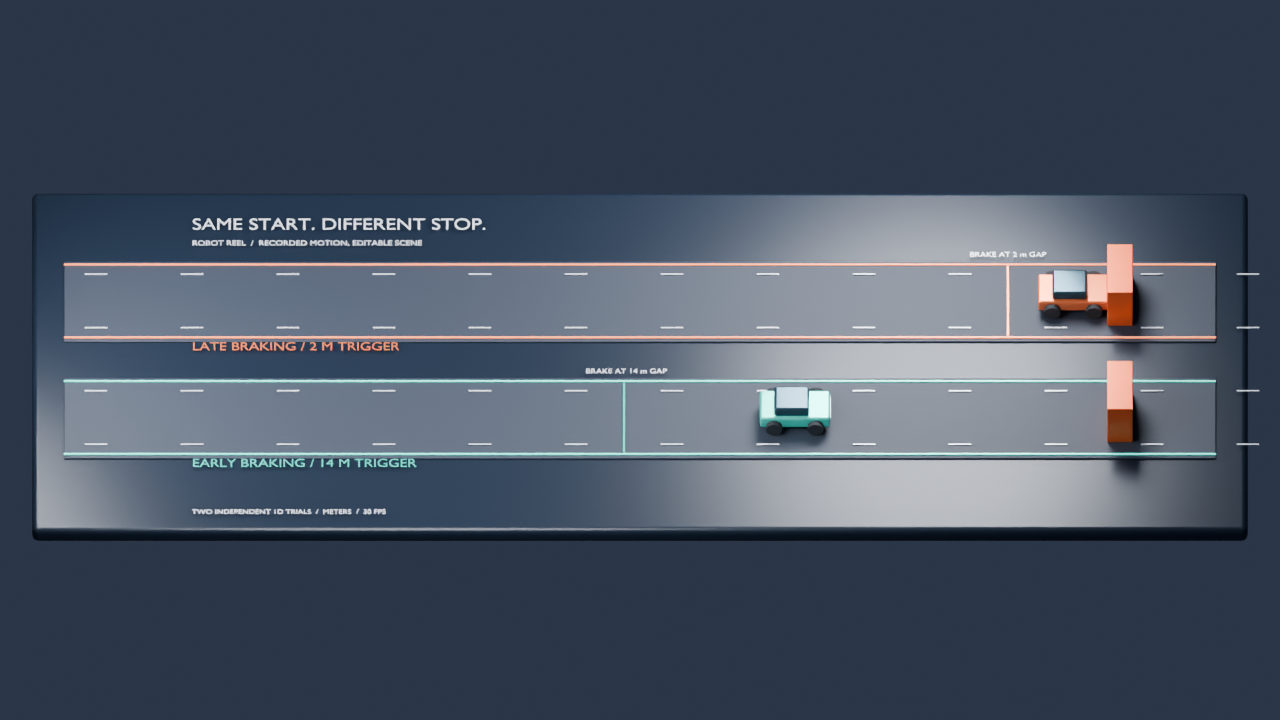
#> input picture docs/blender/poster.png, 1280 x 720 px, found by its file name
$ python build_huggingface_thumbnail.py
#> lines starting #> are read from the running program, lines starting #| are printed output that depends on the picture
### robot_reel/pages.py
"""Keep each published page's inline script identical to the template it came from.

The exported replays are single self-contained HTML files, so every published page
under `docs/` carries a verbatim copy of its template's inline script. A change to
a template therefore only reaches the published site when the pages are rebuilt,
and a rebuild needs the original capture bundles with their videos. This module
compares the two directly, and can copy a template's script into the pages that
were built from it, refreshing local offline archives and dependent manifests.

    python -m robot_reel.pages           # report drift
    python -m robot_reel.pages --write   # copy templates into the published pages

The landing page is copied in full. Microduck's single-payload template also
updates markup and styles while preserving its embedded recording verbatim.
Other recorded replays synchronize only scripts; markup still needs a rebuild.
"""
import argparse
import copy
import hashlib
import json
from pathlib import Path
import shutil
import tempfile
import zipfile

ROOT = Path(__file__).resolve().parents[1]

# Every docs/**/index.html must appear here; check() fails on an unlisted page so
# a new published page cannot quietly escape the comparison.
PAGES = {
    "docs/index.html": "scripts/landing.html",
    "docs/studio/index.html": "robot_reel/replay.html",
    "docs/microduck/index.html": "robot_reel/replay.html",
    "docs/microduck-lab/index.html": "scripts/microduck_lab.html",
    "docs/braking/index.html": "robot_reel/replay.html",
    "docs/compare/microduck/index.html": "robot_reel/comparison.html",
    "docs/compare/braking/index.html": "robot_reel/comparison.html",
    "docs/vla/index.html": "robot_reel/vla.html",
    "docs/director/index.html": "robot_reel/director.html",
    "docs/newton/index.html": "robot_reel/newton.html",
    "docs/chaos/index.html": "robot_reel/chaos.html",
    "docs/cloth/index.html": "robot_reel/cloth.html",
    "docs/solver-lab/index.html": "robot_reel/solver_lab.html",
    "docs/factory-twin/index.html": "robot_reel/factory_twin.html",
    "docs/scene-lab/index.html": "robot_reel/scene_lab.html",
    "docs/libero-plus/index.html": "robot_reel/libero_plus.html",
    "docs/stress/index.html": "robot_reel/stress.html",
    "docs/lerobot/index.html": "robot_reel/lerobot.html",
    "docs/blender/index.html": "scripts/blender_demo.html",
    "docs/remix/index.html": "scripts/remix_demo.html",
    "docs/model-review/index.html": "scripts/model_review.html",
}
OPEN, CLOSE = "<script>\n", "</script>"
STATIC_PAGES = {"docs/index.html", "docs/scene-lab/index.html", "docs/libero-plus/index.html"}
PAYLOAD_PAGES = {
    "docs/solver-lab/index.html": ('<script id="lab-data" type="application/json">', "__LAB_DATA__"),
    "docs/factory-twin/index.html": ('<script id="lab-data" type="application/json">', "__LAB_DATA__"),
    "docs/microduck-lab/index.html": ('<script id="lab-data" type="application/json">', "__LAB_DATA__"),
    "docs/model-review/index.html": ('<script id="lab-data" type="application/json">', "__LAB_DATA__"),
}


# [49 lines left out: functions recorded_template, inline_script, published, check, not called in this run]


HASH_KEYS = ("sha256", "files", "inputs")


def digest(path):
    return hashlib.sha256(path.read_bytes()).hexdigest()


# [135 lines left out: functions refresh_archives, refresh_hashes, sync, main, not called in this run]


# [2 lines that do not run on import are left out]

### scripts/build_huggingface_thumbnail.py
"""Compose the Space preview from four actual lab captures; retain their hashes."""
import json
from pathlib import Path
import sys

ROOT = Path(__file__).resolve().parents[1]
sys.path.insert(0, str(ROOT))
from robot_reel.pages import digest


def main():
    from PIL import Image, ImageDraw, ImageFont, ImageOps
    entries = (
        ("microduck-lab", "MICRODUCK MOTION", "14 joints / recorded targets + response"),
        ("stress", "SMOLVLA STRESS", "30 trials / every outcome retained"),
        ("cloth", "GPU CLOTH", "42,471 vertex samples / OpenUSD"),
        ("chaos", "BUTTERFLY LAB", "12 Newton worlds / original poses"),
    )
    image = Image.new("RGB", (1280, 840), "#09151d")
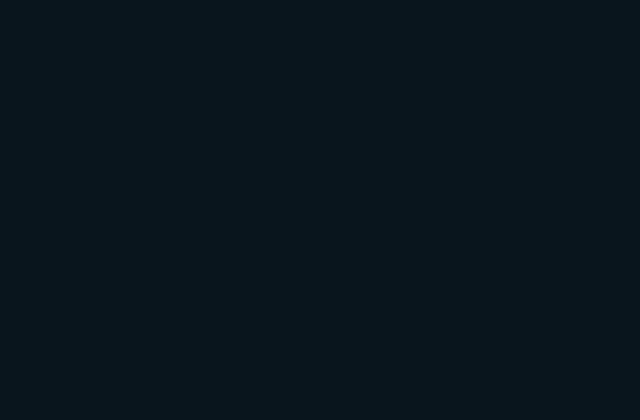
#> image: PIL image 1280x840 RGB (shown at 1/2 size); mean R, G, B 9, 21, 29
    draw = ImageDraw.Draw(image)
    font = "/usr/share/fonts/truetype/dejavu/DejaVuSans.ttf"
    bold = "/usr/share/fonts/truetype/dejavu/DejaVuSans-Bold.ttf"
    draw.text((30, 20), "ROBOT REEL", font=ImageFont.truetype(bold, 35), fill="#edf4ef")
    draw.text((31, 69), "Four Physical AI labs. Keep the evidence behind the motion.",
              font=ImageFont.truetype(font, 20), fill="#a9bdc8")
    sources = {}
    for i, (lab, title, caption) in enumerate(entries):
        source = ROOT/"docs"/lab/"poster.png"
        sources[source.relative_to(ROOT).as_posix()] = digest(source)
        x, y = 30+(i % 2)*630, 120+(i//2)*345
        panel = ImageOps.contain(Image.open(source).convert("RGB"), (590, 252), Image.Resampling.LANCZOS)
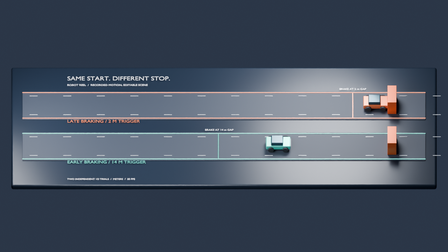
#> panel: PIL image 448x252 RGB; mean R, G, B 72.4, 82.9, 98
        draw.rounded_rectangle((x, y, x+590, y+319), radius=10, fill="#10242b", outline="#34515a")
        image.paste(panel, (x+(590-panel.width)//2, y+(252-panel.height)//2))
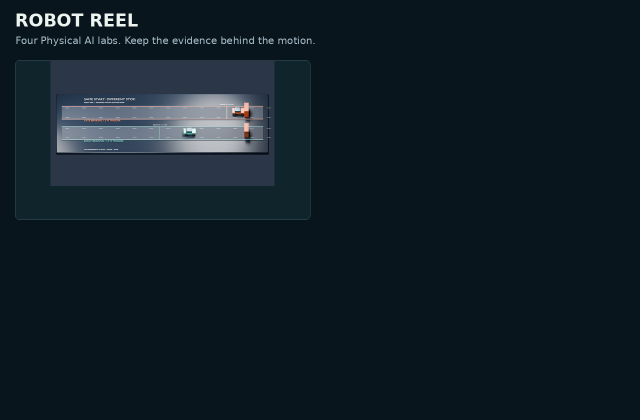
#> image: PIL image 1280x840 RGB (shown at 1/2 size); mean R, G, B 17.2, 29.7, 38.3
        draw.text((x+13, y+263), title, font=ImageFont.truetype(bold, 17), fill="#79dfc3")
        draw.text((x+13, y+289), caption, font=ImageFont.truetype(font, 14), fill="#a9bdc8")
    draw.text((30, 814), "Recorded simulation / simplified schematic / upstream media terms apply",
              font=ImageFont.truetype(font, 12), fill="#a9bdc8")
    target = ROOT/"huggingface/thumbnail.png"
    image.save(target, optimize=True)
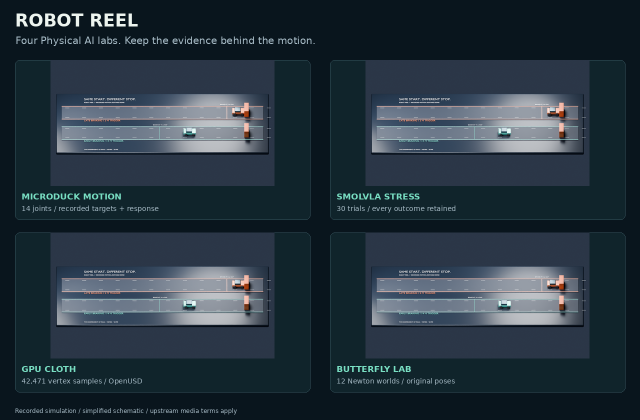
#> saved as thumbnail.png: PIL image 1280x840 RGB (shown at 1/2 size); mean R, G, B 39.7, 53.7, 64.2
    (ROOT/"huggingface/thumbnail.json").write_text(json.dumps({
        "source_posters_sha256": sources, "thumbnail_sha256": digest(target),
        "composition": "Four unaltered lab captures, fit inside labeled panels.",
        "media_notice": "NOTICE.txt",
    }, indent=2)+"\n")


if __name__ == "__main__":
    main()
